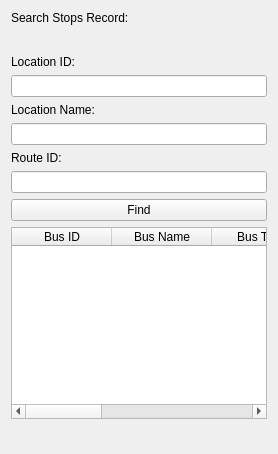
             <widget class="QWidget" name="SearchStopPage">
              <layout class="QVBoxLayout" name="verticalLayout_36">
               <item>
                <widget class="QLabel" name="label_65">
                 <property name="text">
                  <string>Search Stops Record:</string>
                 </property>
                </widget>
               </item>
               <item>
                <spacer name="verticalSpacer_39">
                 <property name="orientation">
                  <enum>Qt::Vertical</enum>
                 </property>
                 <property name="sizeHint" stdset="0">
                  <size>
                   <width>20</width>
                   <height>24</height>
                  </size>
                 </property>
                </spacer>
               </item>
               <item>
                <widget class="QLabel" name="label_66">
                 <property name="text">
                  <string>Location ID:</string>
                 </property>
                </widget>
               </item>
               <item>
                <widget class="QLineEdit" name="lineEdit_35"/>
               </item>
               <item>
                <widget class="QLabel" name="label_67">
                 <property name="text">
                  <string>Location Name:</string>
                 </property>
                </widget>
               </item>
               <item>
                <widget class="QLineEdit" name="lineEdit_36"/>
               </item>
               <item>
                <widget class="QLabel" name="label_68">
                 <property name="text">
                  <string>Route ID:</string>
                 </property>
                </widget>
               </item>
               <item>
                <widget class="QLineEdit" name="lineEdit_37"/>
               </item>
               <item>
                <widget class="QPushButton" name="pushButton_49">
                 <property name="text">
                  <string>Find</string>
                 </property>
                </widget>
               </item>
               <item>
                <widget class="QTableWidget" name="tableWidget_10">
                 <attribute name="horizontalHeaderStretchLastSection">
                  <bool>true</bool>
                 </attribute>
                 <column>
                  <property name="text">
                   <string>Bus ID</string>
                  </property>
                 </column>
                 <column>
                  <property name="text">
                   <string>Bus Name</string>
                  </property>
                 </column>
                 <column>
                  <property name="text">
                   <string>Bus Type</string>
                  </property>
                 </column>
                 <column>
                  <property name="text">
                   <string>Driver Name</string>
                  </property>
                 </column>
                 <column>
                  <property name="text">
                   <string>Route Start</string>
                  </property>
                 </column>
                 <column>
                  <property name="text">
                   <string>Route Finish</string>
                  </property>
                 </column>
                </widget>
               </item>
               <item>
                <spacer name="verticalSpacer_40">
                 <property name="orientation">
                  <enum>Qt::Vertical</enum>
                 </property>
                 <property name="sizeHint" stdset="0">
                  <size>
                   <width>20</width>
                   <height>24</height>
                  </size>
                 </property>
                </spacer>
               </item>
              </layout>
             </widget>
